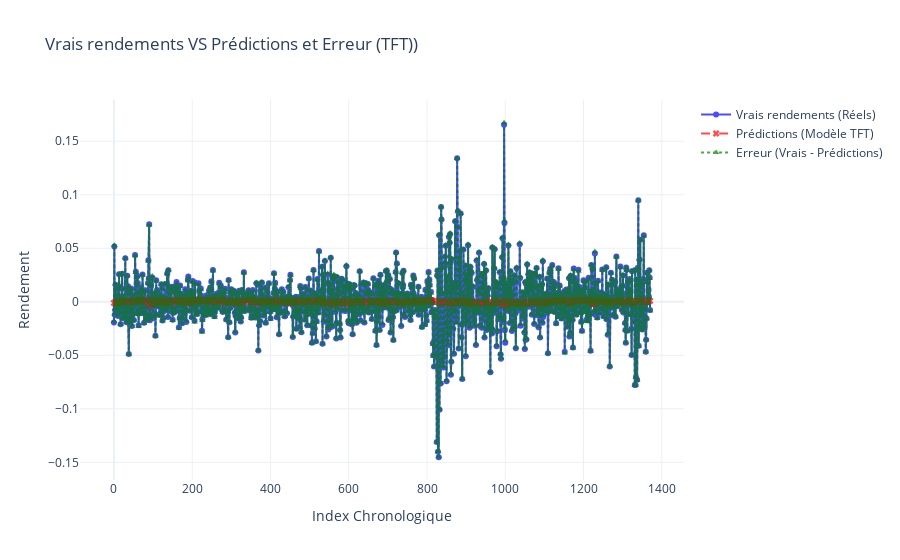

Notebook source saved alongside this figure:
### Code cell
# Prédictions sur le jeu de test
y_pred = model_TFT.predict(X_test_seq_TFT).flatten()

# Calcul de l'erreur
errors = np.array(y_test_seq_TFT) - np.array(y_pred)

# Création de la figure interactive avec Plotly
fig = go.Figure()

# Ajout des vrais rendements
fig.add_trace(go.Scatter(
    x=list(range(len(y_test_seq_TFT))),
    y=y_test_seq_TFT,
    mode='lines+markers',
    name='Vrais rendements (Réels)',
    line=dict(color='blue', dash='solid'),
    marker=dict(symbol='circle'),
    opacity=0.7
))

# Ajout des prédictions
fig.add_trace(go.Scatter(
    x=list(range(len(y_pred))),
    y=y_pred,
    mode='lines+markers',
    name='Prédictions (Modèle TFT)',
    line=dict(color='red', dash='dash'),
    marker=dict(symbol='x'),
    opacity=0.7
))

# Ajout des erreurs
fig.add_trace(go.Scatter(
    x=list(range(len(errors))),
    y=errors,
    mode='lines+markers',
    name='Erreur (Vrais - Prédictions)',
    line=dict(color='green', dash='dot'),
    marker=dict(symbol='triangle-up'),
    opacity=0.7
))

# Mise en forme de la figure interactive
fig.update_layout(
    title="Vrais rendements VS Prédictions et Erreur (TFT))",
    xaxis_title="Index Chronologique",
    yaxis_title="Rendement",
    legend=dict(font=dict(size=12)),
    template="plotly_white"
)

# Affichage de la figure interactive
fig.show()

### Figure 1 — Plotly figure (JSON) as saved in the notebook; plotly's stock layout.template omitted (floating-point values rounded to 4 significant figures; data arrays with more than 128 entries replaced by an {"elided": "..."} marker saying what was removed)
{"data": [{"line": {"color": "blue", "dash": "solid"}, "marker": {"symbol": "circle"}, "mode": "lines+markers", "name": "Vrais rendements (Réels)", "opacity": 0.7, "type": "scatter", "x": {"elided": "1371 int values"}, "y": {"elided": "1371 float values"}}, {"line": {"color": "red", "dash": "dash"}, "marker": {"symbol": "x"}, "mode": "lines+markers", "name": "Prédictions (Modèle TFT)", "opacity": 0.7, "type": "scatter", "x": {"elided": "1371 int values"}, "y": {"elided": "1371 float values"}}, {"line": {"color": "green", "dash": "dot"}, "marker": {"symbol": "triangle-up"}, "mode": "lines+markers", "name": "Erreur (Vrais - Prédictions)", "opacity": 0.7, "type": "scatter", "x": {"elided": "1371 int values"}, "y": {"elided": "1371 float values"}}], "layout": {"legend": {"font": {"size": 12}}, "title": {"text": "Vrais rendements VS Prédictions et Erreur (TFT))"}, "xaxis": {"title": {"text": "Index Chronologique"}}, "yaxis": {"title": {"text": "Rendement"}}}}
